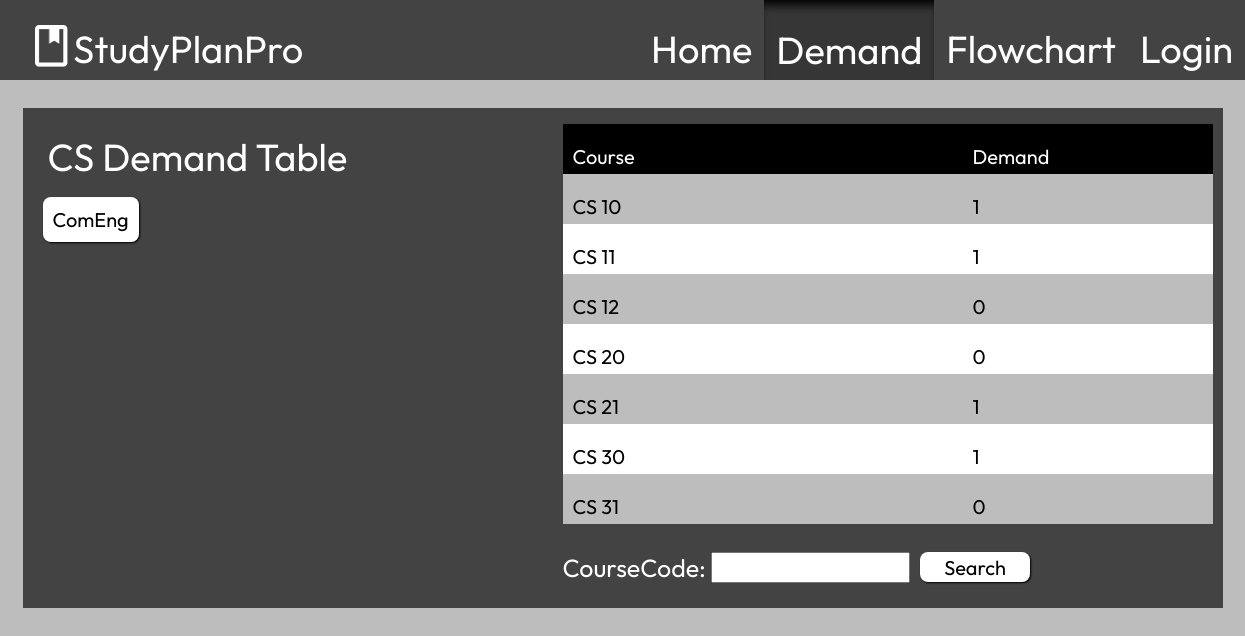
/demand/cs/, run on an earlier commit of the app's database.
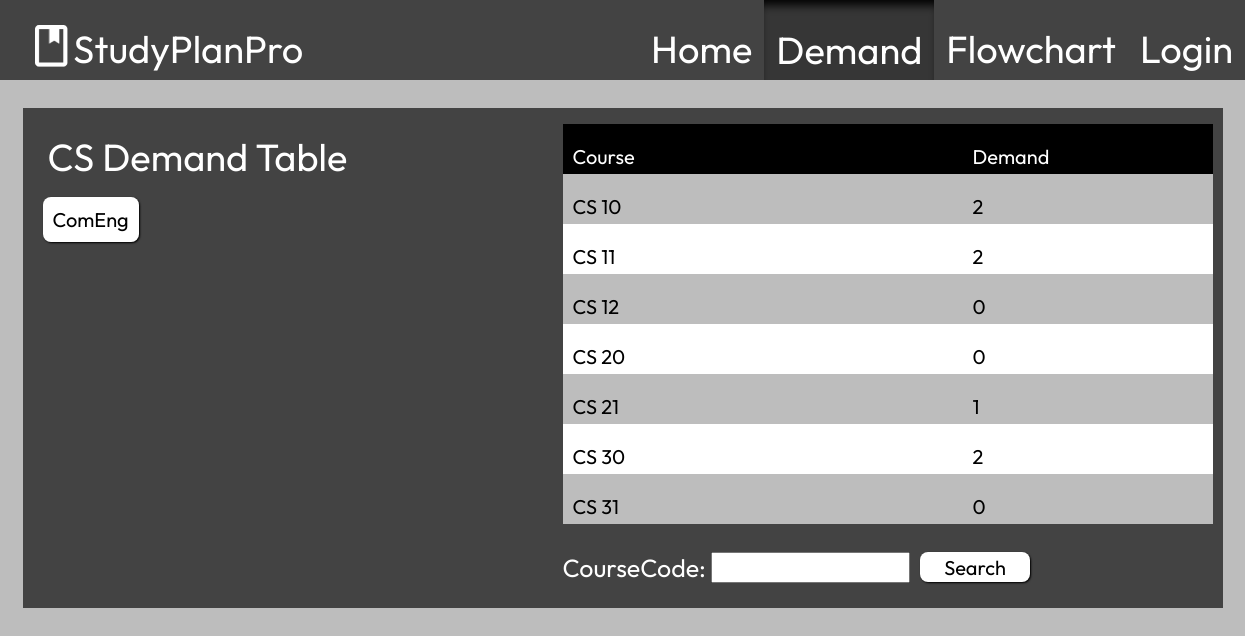
And on a later commit of the database.
### home/models.py (models this page shows, shortened)
class Course(models.Model):
    courseCode = models.CharField(max_length=30)
    courseTitle = models.CharField(max_length=100)
    shortDescription = models.CharField(max_length=500, blank=True)
    coursePrereq = models.ManyToManyField('self', blank=True, symmetrical=False, related_name="CoursePrereq")
    courseCoreq = models.ManyToManyField('self', blank=True, symmetrical=False, related_name="CourseCoreq")
    nominalCourseDifficultyReview = models.IntegerField(default=3, validators=[MinValueValidator(1), MaxValueValidator(5)])
    courseDemand = models.IntegerField(default=0)

### demand/views.py (the view)
# urls.py: path('', views.view_demand, name="demand"),
def view_demand(request):
     if request.method == 'POST':
          course_review = request.POST['review_input']
          course = request.POST.get('review_course')
          course = Course.objects.get(courseCode=course)
          new_review = CourseReview(course=course, courseReview=course_review)
          new_review.save()
     course_list = Course.objects.filter(courseCode__startswith = "CS")           # FOR DATABASE FUNCTIONALITY
     searched_course = CourseFilter(request.GET, queryset=course_list)
     course_list = searched_course.qs
     context = {
          'course_list': course_list,
          'searched_course': searched_course
     }
     return render(request, 'demandpage.html', context)

### demand/templates/demandpage.html (shortened to what this page needs)
<!DOCTYPE html>
<html>
    <head>
        {% load static %}
        {% load socialaccount %}
        <link href="{% static 'demand_style.css' %}" rel="stylesheet"/>
    </head>
    <body>
        <div class="header">
            <img id="logo" src="{% static 'images/logo.png' %}">
            <h1 style="padding-left: 5px;">StudyPlanPro</h1>
            <div id="tabs_container">
                <a href="/home/" class="tabs"><h1>Home</h1></a>
                <button class="highlighted_tabs"><h1>Demand</h1></button>
                <a href="/flowchart/cs/" class="tabs"><h1>Flowchart</h1></a>
                {% if user.is_authenticated %}
                <a href="/home/logout/" class="tabs"><h1>Logout</h1></a>
                {% else %}
                <a href="/home/login/" class="tabs"><h1>Login</h1></a>
                {% endif %}
            </div>
        </div>
        <div class="centered_div" style="padding-top: 100px;">
            <div id="demand_box">
                <div style="height: 200px; width: 500px;">
                    <h1 style="flex: 1; left: 25px; position: relative;">CS Demand Table</h1>
                    <a class="gray_button" style="background-color: #ffffff; color: #000000; padding: 10px; margin-left: 20px;" href="/demand/comeng">ComEng</a>
                </div>
                <div id="list_container">
                    <ul id="list_header"><li class="demtable" style="background-color: #000000;"><p class="header_kid">
                        Course
                    </p><p class="header_kid">Demand</p></li></ul>
                    <ul id="demtable_full">
                    {% for course in course_list %}
                        <li class="demtable">
                            <p class="course_item" id='{{ course.courseCode }}' onclick="showinfo('{{ course.courseCode }}')">
                                {{ course.courseCode }}
                            </p>
                            <p class="demand_item">
                                {{ course.courseDemand }}
                            </p>
                        </li>
                    {% endfor %}
                    </ul>
                    <form method="get" id="search_input">
                        {{ searched_course.form }}
                        <button type="submit" id="demand_search_btn">Search</button>
                    </form>
                </div>
            </div>
        </div>
    </body>
</html>

What changed in the data, as far as the page shows it:
changed Course "CS 10": courseDemand "1" → "2"
changed Course "CS 11": courseDemand "1" → "2"
changed Course "CS 30": courseDemand "1" → "2"
